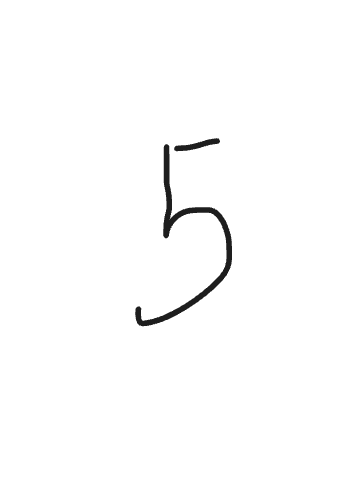
#> input picture kap4/images/5.png, 358 x 500 px
$ jupyter execute --allow-errors questions.ipynb
#> lines starting #> are read from the running program, lines starting #| are printed output that depends on the picture; after the words box and inside, x2 and y2 are one past the last pixel; in counts of white or black regions, pixels touching at a corner belong together
# Kapitel 4

## Frågor

### 1. Vad kännetecknar klassificeringsproblem? Ge några exempel på tillämpningsområden.

In a classification problem the target y is a category (class), not a number. It can be binary (two classes, like yes/no) or multiclass (more than two classes).

Examples: spam detection, medical diagnosis (disease/no disease), image recognition (which digit, cat or dog), predicting whether a customer will leave, credit approval, and sentiment analysis (positive/negative/neutral).

### 2. Förklara hur OvR- och OvO-algoritmerna fungerar.

Both are ways to use binary classifiers for a multiclass problem.

- **OvR (One-vs-Rest)**: train one binary classifier per class, each separating "this class" from all the others. With 3 classes that's 3 classifiers. To predict, run all of them and pick the class whose classifier gives the highest score.
- **OvO (One-vs-One)**: train one binary classifier for every pair of classes. With 3 classes that's 3 pairs (A vs B, A vs C, B vs C), with N classes N·(N-1)/2. To predict, run all of them and pick the class that wins the most pairs.

OvR needs far fewer classifiers. OvO trains each classifier on only two classes' data, which can be faster per classifier and suits algorithms that scale badly with dataset size, like SVMs.

### 3. Förklara följande utvärderingsmått:

#### a) Confusion matrix

A table of actual classes against predicted classes, showing what the model got right and what kind of mistakes it made. For binary classification it has four cells:
- True Positives (TP): actually positive, predicted positive
- True Negatives (TN): actually negative, predicted negative
- False Positives (FP): actually negative, predicted positive (false alarm)
- False Negatives (FN): actually positive, predicted negative (miss)

The metrics below are calculated from these four numbers.

#### b) Accuracy

The share of all predictions that were correct: (TP + TN) / (TP + TN + FP + FN).

Easy to understand but misleading with imbalanced classes. If 95% of emails aren't spam, a model that always predicts "not spam" gets 95% accuracy without having learned anything.

#### c) Precision

Of everything the model predicted as positive, how many actually were positive: TP / (TP + FP).

High precision means few false alarms. It matters when false positives are costly, like marking a real email as spam.

#### d) Recall

Of all actual positives, how many the model found: TP / (TP + FN).

High recall means few misses. It matters when missing a positive is costly, like missing a cancer diagnosis.

#### e) F1-score

The harmonic mean of precision and recall: F1 = 2 · (precision · recall) / (precision + recall).

A single number that balances precision and recall, useful with imbalanced classes where accuracy is misleading. The harmonic mean is pulled down a lot if either precision or recall is low, so a model can't get a good F1 by maximizing only one of them.

#### f) ROC-kurvan

The ROC curve plots the true positive rate (recall) against the false positive rate (FP / (FP + TN)) for all classification thresholds. It shows the tradeoff between finding more positives and getting more false alarms.

A perfect classifier goes up to the top-left corner, random guessing gives a diagonal line. The area under the curve (ROC AUC) summarizes it in one number between 0 and 1, where 0.5 is random guessing and 1.0 is perfect. It's useful for comparing classifiers independently of which threshold is used.

### 4. Vad är precision-recall tradeoff för något?

Precision and recall usually move in opposite directions when you change the classification threshold of one model. Raising the threshold (the model has to be more confident before predicting positive) can never increase recall, since fewer rows get predicted positive. Precision usually goes up, but not necessarily at every single step. Lowering the threshold does the opposite.

So for a fixed model you pick the point on that curve that fits the use case, depending on whether false positives or false negatives cost more. A better model can improve both at the same time, so the tradeoff is about the threshold, not a rule that the two numbers can never both go up.

### 5. Några vanligt förekommande modeller för klassificeringsproblem är enligt nedan. Förklara översiktligt hur respektive modell fungerar. Läs även igenom respektive modells dokumentation, notera att du inte behöver förstå alla detaljer från dokumentationen men det är bra att ha läst igenom den.

#### a) Logistisk regression

Despite the name it's used for classification. It computes a weighted sum of the features, like linear regression, and passes it through the sigmoid function, which gives a value between 0 and 1 that is interpreted as a probability. If the probability is above a threshold (usually 0.5) it predicts class 1, otherwise class 0. The weights are learned by minimizing log loss (cross-entropy). It's simple, fast and interpretable, and works best when the classes are roughly linearly separable.

#### b) Support vector machines

SVC looks for the decision boundary (hyperplane) that separates the classes with the largest possible margin, the widest "street" between the closest points of each class (the support vectors). Only points close to the boundary affect it. With kernels like RBF it can separate data that isn't linearly separable, by working as if the data were mapped to a higher-dimensional space (the kernel trick). It works well on small and medium datasets, needs tuning of C and the kernel parameters, and gets slow on large datasets.

#### c) Beslutsträd

Like a regression tree but for classification. The data is split repeatedly on feature values, choosing splits that make each group as pure as possible (mostly one class), usually measured with Gini impurity or entropy. The prediction in a leaf is the most common class among the training rows there. Easy to interpret, handles non-linear boundaries, but overfits easily without limits like `max_depth`.

#### d) Ensemble learning

Combines several classifiers to get a better result than any single one.

- **VotingClassifier**: trains different types of models and combines their predictions, either by majority vote (hard voting) or by averaging predicted probabilities (soft voting, often better if the probabilities are well calibrated).
- **BaggingClassifier**: trains the same type of model several times on different bootstrap samples of the training data and combines the predictions by vote. Reduces variance, good for models that overfit easily like decision trees.

#### e) Random forest

Bagging with decision trees, where each split also only considers a random subset of the features. This makes the trees less correlated, so averaging them reduces variance more. It usually performs well with little tuning and overfits less than a single tree, but is harder to interpret (feature importances help somewhat).

#### f) Extra trees

Extremely Randomized Trees. Similar to random forest, but with more randomness in how splits are chosen. A normal tree searches for the best threshold for each feature it considers. Extra Trees instead draws one random threshold for each considered feature, and then picks the best of those random candidate splits. So there is still a comparison, just between random candidates instead of all possible thresholds. By default it also trains each tree on the whole dataset instead of a bootstrap sample.

Each tree gets a bit worse (more bias) but the trees become less correlated (less variance when averaged), and training is faster since it doesn't search every threshold. Performance is often close to random forest, sometimes better, sometimes worse.

### 6. Vad innebär det att vi kan kolla på feature importance med hjälp av trädmodeller såsom beslutsträd eller random forest?

Tree models can measure how much each feature reduced impurity over all the splits where it was used. Summed and normalized, this gives a relative importance score per feature, where higher means the model relied more on that feature.

It's useful for explaining which features the model uses, for feature selection (dropping features with near-zero importance), and as a sanity check that the model uses sensible features rather than some artifact in the data. It doesn't show direction (whether high values increase or decrease the prediction) or causality, and correlated features share importance between them, so each can look less important than it is.

### 7. Stina säger till Kalle på lunchsamtalet “jag vill ha högsta möjliga precision för vår klassificieringsmodell”. Kalle funderar ett tag och säger “men vad händer då med recall”? Vad hade du svarat? I vilka fall kan man tänka sig vilja ha en så hög precision som möjligt? I vilka fall kan det vara dåligt? Om vi tänker oss rättsväsendet där en slutgiltig dom kan leda till fängelse, vad kan vi då säga om precision-recall tradeoff?

Kalle has a point. If Stina pushes precision as high as possible, for example by only predicting positive when the model is extremely confident, recall will usually drop a lot, since many actual positives won't reach that threshold. For one fixed model, raising the threshold can never increase recall, while precision usually but not always goes up. A genuinely better model could improve both, so the tradeoff is about where the threshold is set, not a law.

When very high precision makes sense: when a false positive is costly and missing some positives is acceptable. For example a spam filter, where deleting a real important email is worse than letting some spam through.

When it's bad: when missing a positive is the dangerous outcome, like disease screening. Optimizing only for precision there means missing sick patients (false negatives), which is usually worse than some extra follow-up tests (false positives).

In the justice system a "positive" would be "guilty". High precision means that when the system says guilty it is very likely correct, so few innocent people are convicted, but recall drops, so more guilty people go free. Since wrongly imprisoning an innocent person is generally seen as much worse than letting a guilty person go ("better that ten guilty persons escape than that one innocent suffer"), the justice system should deliberately favor precision over recall.

### 8. Förklara hur man kan tolka figur 4.8 på sidan 175.

Figure 4.8 shows the decision boundary of a logistic regression model that classifies points as class 0 (purple) or class 1 (yellow) based on x1 and x2. The background color shows the predicted probability of class 1 (colorbar from 0 to 1): purple areas have low probability, yellow areas high probability, and the green band in between is where the model is uncertain (close to 0.5).

The data points are plotted on top in their true class colors. Most purple points are in the purple area and most yellow in the yellow area, with some points on the wrong side of the boundary.

The boundary is a straight line, since logistic regression is a linear model: the line where the probability is 0.5 is always straight (a flat hyperplane with more features), it can't bend around groups of points the way a tree or a kernel SVM can. It also connects to question 4: moving the threshold away from 0.5 gives a different, parallel line as decision boundary, which changes the balance between precision and recall.

### 9. På sidan 209 står det “på träningsdatan använder vi .fit_transform(), på valideringsdatan och testdatan använder vi endast .transform().” Förklara logiken bakom detta.

`.fit()` learns the parameters of the transformation (e.g. mean and standard deviation for StandardScaler) from the data it gets. `.transform()` applies the transformation using parameters that were already learned.

We learn these parameters only from the training data, and apply the same transformation to validation and test data. If we used `.fit_transform()` on validation or test data, they would be scaled with their own mean and standard deviation, so they would end up on a different scale than the one the model was trained on (a value of 1.5 would mean different things), and the predictions would be wrong. It would also let information from the validation/test data into the preprocessing, which is the same kind of leakage as using test data in any other modeling decision. In production, new data has to be transformed with the same training-based parameters for the same reason.

### 11. Förklara vad nedanstående kod gör och tolka resultatet från koden.

[cell 1]
from sklearn.metrics import classification_report

y_true = [0, 1, 2, 2, 2]
y_pred = [0, 0, 2, 2, 1]
target_names = ['class 0', 'class 1', 'class 2']
print(classification_report(y_true, y_pred, target_names=target_names))

The code prints precision, recall, f1-score and support (number of actual samples) for each class, plus overall accuracy and two averages.

Class 0: there is 1 actual class 0 sample and it was predicted correctly, so recall = 1.00. But the model predicted class 0 twice in total (the other time for a sample that was actually class 1), so only 1 of 2 class 0 predictions was right, precision = 0.50.

Class 1: the only class 1 sample was predicted as class 0, and the one time the model predicted class 1 it was wrong (the true class was 2). So precision, recall and f1 are all 0.00.

Class 2: 3 actual samples, 2 predicted correctly and 1 predicted as class 1, so recall = 2/3 = 0.67. Every class 2 prediction was correct, so precision = 1.00.

Accuracy is 3/5 = 0.60. Macro avg is the plain average over the classes, weighted avg weights each class by its support. Weighted precision (0.70) is higher than macro precision (0.50) because class 2, which has perfect precision, has the most samples.

### 13. I föregående kapitel gjordes en EDA på datasetet “hr_employee_data.xlsx”. Gör nu ett komplett ML-flöde där den beroende variabeln, y, är left. Om den variabeln är 1 så betyder det att den anställde har lämnat företaget och om den är 0 så betyder det att den anställde inte har lämnat företaget, det vill säga jobbar kvar.

[cell 2]
import pandas as pd
import numpy as np
from sklearn.model_selection import train_test_split, GridSearchCV
from sklearn.linear_model import LogisticRegression
from sklearn.ensemble import RandomForestClassifier
from sklearn.preprocessing import StandardScaler
from sklearn.metrics import classification_report, confusion_matrix, roc_auc_score

#> (the rest of this cell did not finish here and is left out)

Department is nominal and salary is ordinal (low < medium < high). I used dummy encoding for both to keep it simple. Tree models work fine with that, and so does logistic regression.

#> (a cell that did not finish here is left out)

#> (a cell that did not finish here is left out)

I used `stratify=y` in both splits since only about 24% of the employees left, so that the share stays the same in train, validation and test.

[cell 5]
scaler = StandardScaler()
#> (the rest of this cell did not finish here and is left out)

I scaled the features for logistic regression since they are on very different scales (satisfaction_level 0-1, average_montly_hours around 100-300), which helps it converge. Random forest doesn't need scaling since tree splits don't depend on feature scale.

Random forest did much better on this split: accuracy 0.99 vs 0.80. Logistic regression mainly struggled with class 1 (people who left), recall only 0.39. A likely reason is that the relationship between the features and leaving isn't linear (the satisfaction histogram in chapter 3 had several separate groups of leavers), and a tree model can handle that. The duplicate check further down affects how much to trust the 0.99 though.

#> (a cell that did not finish here is left out)

Random forest has 3 false positives and 20 false negatives out of 2400 validation rows, and ROC AUC 0.995 vs 0.828 for logistic regression. I continued with random forest.

[cell 7]
hyper_params = {
    "n_estimators": [100, 200],
    "max_depth": [None, 10, 20],
}

grid = GridSearchCV(
    RandomForestClassifier(random_state=42),
    hyper_params,
    scoring="f1",
    cv=3,
    n_jobs=-1,
)
#> (the rest of this cell did not finish here and is left out)

Tuning changed very little compared to the default random forest.

#> (a cell that did not finish here is left out)

On the test set accuracy is 0.99 and recall for people who left is 0.96. Precision for class 1 is shown as 1.00 because of rounding, the confusion matrix shows 3 false positives. The duplicate check below affects how much to trust this result.

#> (a cell that did not finish here is left out)

About 3000 rows are exact duplicates of another row, and a big part of the validation and test rows have a feature profile that also exists in the training data. `Emp_Id` is unique, so I can't tell if these are different employees who happen to have identical rounded values, or duplicated records. Either way, those rows are easier for the model than a completely new profile.

To check how much this matters, I compared with a grouped split where identical feature profiles always end up on the same side.

[cell 10]
from sklearn.model_selection import GroupShuffleSplit

#> (the rest of this cell did not finish here and is left out)

With the grouped split accuracy was 0.975 instead of 0.990, and recall for people who left dropped from about 0.96 to about 0.91. So the overlap did make the first score look better than it should, but the model still does well on profiles it hasn't seen. The grouped number is the one I would report. I only did a single grouped split here, a grouped cross-validation (`GroupKFold`) would give a more stable estimate.

#> (a cell that did not finish here is left out)

Satisfaction level has the highest importance, followed by time_spend_company, number_project, average_montly_hours and last_evaluation. Department and salary barely contribute.

This shows which features the model uses for its splits, not why people left. It fits with the idea from the chapter 3 EDA that there are different groups of leavers (for example unsatisfied people, and people with a heavy workload), but it doesn't prove it.

#> (a cell that did not finish here is left out)

Last step: retrain on all data (train+val+test) with the chosen settings. This is the model that would be used. Training on more data doesn't fix the evaluation issue above, the grouped result is still the performance estimate I would trust.

### 15. I avsnitt 4.4.1 “Kodexempel 1 - Klassificering av MNIST” modelleras MNIST. Skriv kod så att du kan ta egna bilder (via exempelvis mobilen) på handskrivna siffror och prediktera dessa.

I have 5 images of handwritten digits in `kap4/images/`: three with one digit (5.png, 7.png, 3.png) and two with two digits (12.png, 48.png), drawn as black lines on white background. The main work is preprocessing: invert the colors, crop to the digit(s), split the two-digit images into separate digits, and scale each digit so it looks like an MNIST sample (28x28, centered, similar stroke thickness) before predicting.

[cell 13]
from sklearn.datasets import fetch_openml
from sklearn.ensemble import RandomForestClassifier
from PIL import Image, ImageFilter
import numpy as np

#> (the rest of this cell did not finish here and is left out)

[cell 14]
def segment_digits(arr, gap=3):
    col_has_ink = (arr > 0).any(axis=0)
    segments, start, gap_count = [], None, 0
    for i, has in enumerate(col_has_ink):
        if has:
            if start is None:
                start = i
            gap_count = 0
        else:
            if start is not None:
                gap_count += 1
                if gap_count > gap:
                    segments.append((start, i - gap_count))
                    start = None
    if start is not None:
        segments.append((start, len(col_has_ink) - 1))
    return segments


def digit_to_mnist_format(sub_arr):
    rows = np.any(sub_arr > 0, axis=1)
    top, bottom = np.where(rows)[0][[0, -1]]
    cropped = sub_arr[top:bottom + 1, :]
    cols = np.any(cropped > 0, axis=0)
    left, right = np.where(cols)[0][[0, -1]]
    cropped = cropped[:, left:right + 1]

    h, w = cropped.shape
    scale = 20 / max(h, w)
    new_h, new_w = max(1, round(h * scale)), max(1, round(w * scale))
    digit_img = Image.fromarray(cropped).resize((new_w, new_h))

    digit_img = digit_img.filter(ImageFilter.MaxFilter(3))

    canvas = Image.new("L", (28, 28), 0)
    canvas.paste(digit_img, ((28 - new_w) // 2, (28 - new_h) // 2))
    canvas = canvas.filter(ImageFilter.GaussianBlur(0.5))
    return np.array(canvas).reshape(1, -1).astype("float64")


def preprocess_and_predict(path):
#> called with path = 'images/5.png'
    img = Image.open(path).convert("L")
    arr = np.array(img)
    arr = 255 - arr
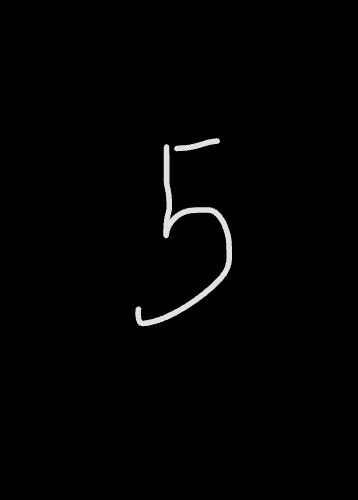
#> arr: shape (500, 358); min 0, max 225, mean 2.6
    arr[arr < 80] = 0
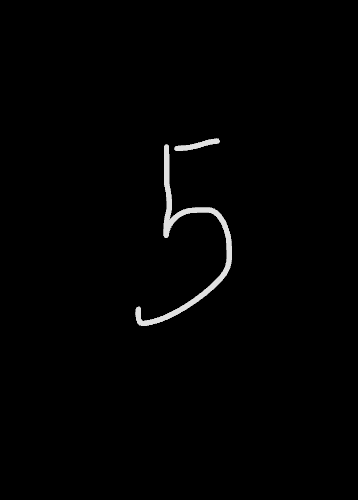
#> arr: shape (500, 358); 0.1% of pixels changed, all inside (x1, y1, x2, y2) = (135, 138, 232, 327)

    segments = segment_digits(arr)
#> the loop in segment_digits, `for i, has in enumerate(col_has_ink):` made 358 passes
#> start on pass 136: 135
#> after the loop in segment_digits, `for i, has in enumerate(col_has_ink):`: segments = [(135, 231)]
#> segments = [(135, 231)]
    digits = []
    for c1, c2 in segments:
        digit_arr = digit_to_mnist_format(arr[:, c1:c2 + 1])
        digits.append(str(clf.predict(digit_arr)[0]))
#> this loop made 1 pass
#> (c1, c2, top in digit_to_mnist_format, bottom in digit_to_mnist_format, left in digit_to_mnist_format, right in digit_to_mnist_format, h in digit_to_mnist_format, w in digit_to_mnist_format) on pass 1: (135, 231, 138, 325, 0, 96, 188, 97)
#> pass 1, in digit_to_mnist_format, `cropped = sub_arr[top:bottom + 1, :]`:
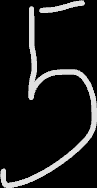
#> cropped: shape (188, 97); min 0, max 225, mean 25.2
#> pass 1, in digit_to_mnist_format, `canvas = canvas.filter(ImageFilter.GaussianBlur(0.5))`:
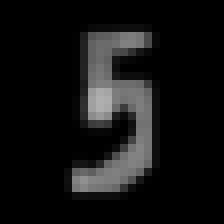
#> canvas: PIL image 28x28 L (shown 8 times larger); min 0, max 176, mean 18.7
#> after the loop, digits = []
    return "".join(digits)


#> (the rest of this cell did not finish here and is left out)
